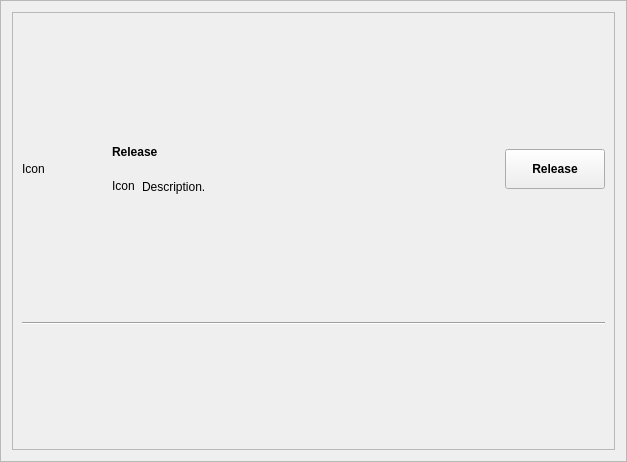
<?xml version="1.0" encoding="UTF-8"?>
<ui version="4.0">
 <class>FrameSyncGroupReleaseFile</class>
 <widget class="QFrame" name="FrameSyncGroupReleaseFile">
  <property name="geometry">
   <rect>
    <x>0</x>
    <y>0</y>
    <width>627</width>
    <height>462</height>
   </rect>
  </property>
  <property name="windowTitle">
   <string>Release</string>
  </property>
  <property name="frameShape">
   <enum>QFrame::StyledPanel</enum>
  </property>
  <property name="frameShadow">
   <enum>QFrame::Raised</enum>
  </property>
  <layout class="QHBoxLayout" name="horizontalLayout_4">
   <item>
    <layout class="QHBoxLayout" name="horizontalLayoutButtons"/>
   </item>
   <item>
    <widget class="QFrame" name="frame">
     <property name="frameShape">
      <enum>QFrame::StyledPanel</enum>
     </property>
     <property name="frameShadow">
      <enum>QFrame::Plain</enum>
     </property>
     <layout class="QVBoxLayout" name="verticalLayout">
      <item>
       <layout class="QHBoxLayout" name="horizontalLayout">
        <item>
         <widget class="QLabel" name="labelIcon">
          <property name="sizePolicy">
           <sizepolicy hsizetype="Fixed" vsizetype="Fixed">
            <horstretch>0</horstretch>
            <verstretch>0</verstretch>
           </sizepolicy>
          </property>
          <property name="minimumSize">
           <size>
            <width>64</width>
            <height>64</height>
           </size>
          </property>
          <property name="maximumSize">
           <size>
            <width>64</width>
            <height>64</height>
           </size>
          </property>
          <property name="text">
           <string>Icon</string>
          </property>
         </widget>
        </item>
        <item>
         <spacer name="horizontalSpacer_8">
          <property name="orientation">
           <enum>Qt::Horizontal</enum>
          </property>
          <property name="sizeType">
           <enum>QSizePolicy::Fixed</enum>
          </property>
          <property name="sizeHint" stdset="0">
           <size>
            <width>20</width>
            <height>20</height>
           </size>
          </property>
         </spacer>
        </item>
        <item>
         <layout class="QVBoxLayout" name="verticalLayout_4">
          <item>
           <widget class="QLabel" name="labelTitle">
            <property name="sizePolicy">
             <sizepolicy hsizetype="Preferred" vsizetype="Preferred">
              <horstretch>0</horstretch>
              <verstretch>0</verstretch>
             </sizepolicy>
            </property>
            <property name="font">
             <font>
              <weight>75</weight>
              <bold>true</bold>
             </font>
            </property>
            <property name="text">
             <string>Release</string>
            </property>
           </widget>
          </item>
          <item>
           <layout class="QHBoxLayout" name="horizontalLayout_8">
            <item>
             <widget class="QLabel" name="labelInfoIcon">
              <property name="sizePolicy">
               <sizepolicy hsizetype="Fixed" vsizetype="Preferred">
                <horstretch>0</horstretch>
                <verstretch>0</verstretch>
               </sizepolicy>
              </property>
              <property name="minimumSize">
               <size>
                <width>24</width>
                <height>24</height>
               </size>
              </property>
              <property name="maximumSize">
               <size>
                <width>24</width>
                <height>24</height>
               </size>
              </property>
              <property name="text">
               <string>Icon</string>
              </property>
             </widget>
            </item>
            <item>
             <widget class="QLabel" name="labelDesc">
              <property name="text">
               <string>Description.</string>
              </property>
             </widget>
            </item>
            <item>
             <spacer name="horizontalSpacer">
              <property name="orientation">
               <enum>Qt::Horizontal</enum>
              </property>
              <property name="sizeHint" stdset="0">
               <size>
                <width>40</width>
                <height>20</height>
               </size>
              </property>
             </spacer>
            </item>
           </layout>
          </item>
         </layout>
        </item>
        <item>
         <widget class="QPushButton" name="pushButtonRelease">
          <property name="minimumSize">
           <size>
            <width>100</width>
            <height>40</height>
           </size>
          </property>
          <property name="font">
           <font>
            <weight>75</weight>
            <bold>true</bold>
           </font>
          </property>
          <property name="text">
           <string>Release</string>
          </property>
         </widget>
        </item>
       </layout>
      </item>
      <item>
       <widget class="Line" name="line">
        <property name="orientation">
         <enum>Qt::Horizontal</enum>
        </property>
       </widget>
      </item>
      <item>
       <layout class="QGridLayout" name="gridLayout">
        <item row="0" column="0">
         <layout class="QHBoxLayout" name="horizontalLayoutWorkspace"/>
        </item>
        <item row="0" column="1">
         <layout class="QHBoxLayout" name="horizontalLayoutServers"/>
        </item>
        <item row="1" column="0">
         <layout class="QHBoxLayout" name="horizontalLayoutQueue"/>
        </item>
        <item row="1" column="1">
         <layout class="QHBoxLayout" name="horizontalLayoutPrompt"/>
        </item>
       </layout>
      </item>
     </layout>
    </widget>
   </item>
  </layout>
 </widget>
 <resources/>
 <connections/>
</ui>
